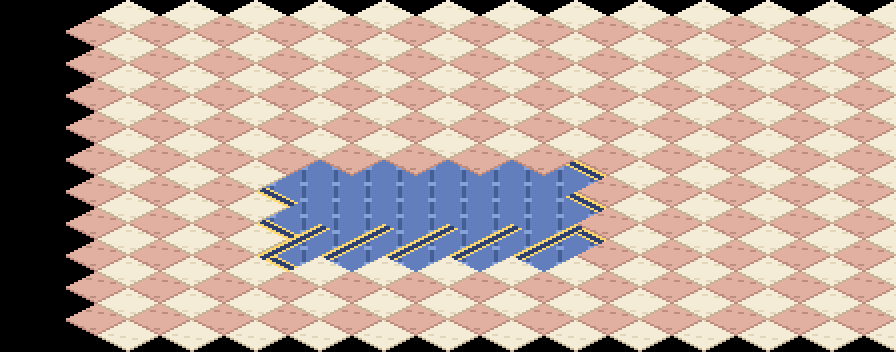

Tiled map render using the project's own tile images. Description and the whole map definition, tile-layer contents included, below:
An orthogonal 14x11 tile map with 64x32 px tiles, 1 tile layer (suelo).

<map version="1.10" orientation="orthogonal" renderorder="right-down" width="14" height="11" tilewidth="64" tileheight="32" infinite="0" nextlayerid="2" nextobjectid="1">
 <tileset firstgid="1" name="terreno_mundo" tilewidth="128" tileheight="64" tilecount="203" columns="8">
  <image source="../textures/../textures/terreno_mundo.png" width="1024" height="1664" />
 </tileset>
 <layer id="1" name="suelo" width="14" height="11">
  <data encoding="csv">
0,0,0,0,0,0,0,0,0,0,0,0,0,0,
0,164,164,164,164,164,164,164,164,164,164,164,164,164,
0,164,164,164,164,164,164,164,164,164,164,164,164,164,
0,164,164,164,164,164,164,164,164,164,164,164,164,164,
0,164,164,164,164,164,164,164,164,164,164,164,164,164,
0,164,164,164,164,164,164,164,164,164,164,164,164,164,
0,164,164,164,184,182,182,182,186,164,164,164,164,164,
0,164,164,164,180,179,179,179,181,164,164,164,164,164,
0,164,164,164,185,183,183,183,187,164,164,164,164,164,
0,164,164,164,164,164,164,164,164,164,164,164,164,164,
0,164,164,164,164,164,164,164,164,164,164,164,164,164
</data>
 </layer>
</map>
